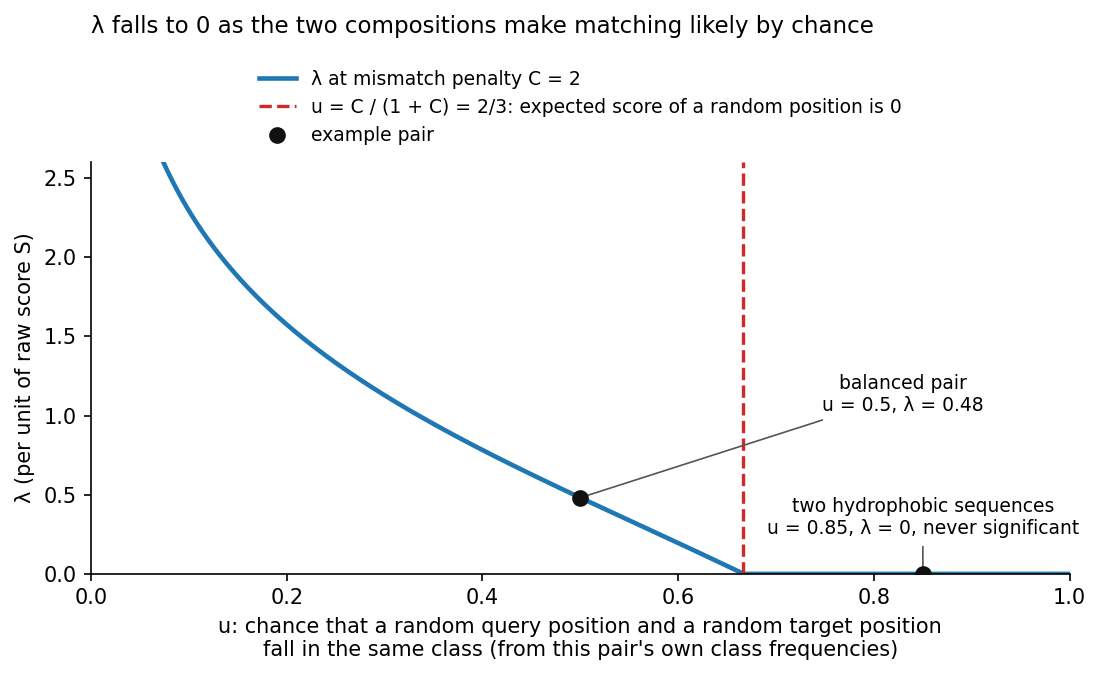

The script that saved this image:
import math
import matplotlib
matplotlib.use("Agg")
import matplotlib.pyplot as plt

C = 2.0

def karlin_altschul_lambda(match_prob, penalty=C):
    """Positive root of u e^x + (1-u) e^(-penalty x) = 1, u = match_prob, or 0 when none exists."""
    mismatch_prob = 1.0 - match_prob
    if match_prob <= 0 or match_prob - penalty * mismatch_prob >= 0:
        return 0.0
    f = lambda x: match_prob * math.exp(x) + mismatch_prob * math.exp(-penalty * x)
    lower, upper = 0.0, 1.0
    while f(upper) <= 1.0:
        upper *= 2
    for _ in range(200):
        mid = (lower + upper) / 2
        if f(mid) > 1.0:
            upper = mid
        else:
            lower = mid
    return (lower + upper) / 2

xs = [i / 1000 for i in range(1, 1000)]
ys = [karlin_altschul_lambda(u) for u in xs]
boundary = C / (1 + C)

fig, ax = plt.subplots(figsize=(7.5, 4.6), dpi=150)
ax.plot(xs, ys, color="#1f77b4", lw=2.2, label="λ at mismatch penalty C = 2")
ax.axvline(boundary, color="#d62728", ls="--", lw=1.6,
           label="u = C / (1 + C) = 2/3: expected score of a random position is 0")
ex = [(0.5, "balanced pair\nu = 0.5, λ = %.2f" % karlin_altschul_lambda(0.5), (0.33, 0.55)),
      (0.85, "two hydrophobic sequences\nu = 0.85, λ = 0, never significant", (0.0, 0.25))]
for u, text, off in ex:
    lam = karlin_altschul_lambda(u)
    ax.plot(u, lam, "o", color="#111111", ms=7, zorder=5,
            label="example pair" if u == 0.5 else None)
    ax.annotate(text, (u, lam), xytext=(u + off[0], lam + off[1]),
                ha="center", fontsize=9,
                arrowprops=dict(arrowstyle="-", color="#555555", lw=0.8))

ax.set_xlim(0, 1)
ax.set_ylim(0, 2.6)
ax.set_xlabel("u: chance that a random query position and a random target position\n"
              "fall in the same class (from this pair's own class frequencies)")
ax.set_ylabel("λ (per unit of raw score S)")
ax.set_title("λ falls to 0 as the two compositions make matching likely by chance",
             fontsize=11, loc="left", pad=62)
ax.legend(loc="lower center", bbox_to_anchor=(0.5, 1.0), frameon=False, fontsize=9, ncol=1)
ax.spines[["top", "right"]].set_visible(False)
fig.tight_layout()
out = "docs/images/karlin_altschul_lambda_vs_u"
fig.savefig(out + ".png", bbox_inches="tight")
fig.savefig(out + ".svg", bbox_inches="tight")
print(karlin_altschul_lambda(0.5), math.log((1 + 5 ** 0.5) / 2))
